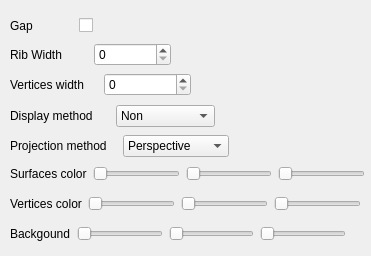
<?xml version="1.0" encoding="UTF-8"?>
<ui version="4.0">
 <class>SettingsWidget</class>
 <widget class="QWidget" name="SettingsWidget">
  <property name="geometry">
   <rect>
    <x>0</x>
    <y>0</y>
    <width>371</width>
    <height>256</height>
   </rect>
  </property>
  <property name="minimumSize">
   <size>
    <width>371</width>
    <height>256</height>
   </size>
  </property>
  <property name="maximumSize">
   <size>
    <width>371</width>
    <height>256</height>
   </size>
  </property>
  <property name="windowTitle">
   <string>Form</string>
  </property>
  <widget class="QWidget" name="layoutWidget">
   <property name="geometry">
    <rect>
     <x>10</x>
     <y>130</y>
     <width>219</width>
     <height>32</height>
    </rect>
   </property>
   <layout class="QHBoxLayout" name="horizontalLayout_5">
    <item>
     <widget class="QLabel" name="projectionMethod">
      <property name="text">
       <string>Projection method</string>
      </property>
     </widget>
    </item>
    <item>
     <widget class="QComboBox" name="projectionMethodBox">
      <item>
       <property name="text">
        <string>Perspective</string>
       </property>
      </item>
      <item>
       <property name="text">
        <string>Orthographic</string>
       </property>
      </item>
     </widget>
    </item>
   </layout>
  </widget>
  <widget class="QWidget" name="layoutWidget">
   <property name="geometry">
    <rect>
     <x>10</x>
     <y>70</y>
     <width>181</width>
     <height>29</height>
    </rect>
   </property>
   <layout class="QHBoxLayout" name="horizontalLayout_3">
    <item>
     <widget class="QLabel" name="verticesWidth">
      <property name="text">
       <string>Vertices width</string>
      </property>
     </widget>
    </item>
    <item>
     <widget class="QDoubleSpinBox" name="verticesWidthBox">
      <property name="decimals">
       <number>0</number>
      </property>
     </widget>
    </item>
   </layout>
  </widget>
  <widget class="QWidget" name="layoutWidget">
   <property name="geometry">
    <rect>
     <x>10</x>
     <y>40</y>
     <width>161</width>
     <height>29</height>
    </rect>
   </property>
   <layout class="QHBoxLayout" name="horizontalLayout_2">
    <item>
     <widget class="QLabel" name="ribWidth">
      <property name="text">
       <string>Rib Width</string>
      </property>
     </widget>
    </item>
    <item>
     <widget class="QDoubleSpinBox" name="ribWidthBox">
      <property name="decimals">
       <number>0</number>
      </property>
      <property name="maximum">
       <double>10.000000000000000</double>
      </property>
     </widget>
    </item>
   </layout>
  </widget>
  <widget class="QWidget" name="layoutWidget">
   <property name="geometry">
    <rect>
     <x>10</x>
     <y>10</y>
     <width>131</width>
     <height>32</height>
    </rect>
   </property>
   <layout class="QHBoxLayout" name="horizontalLayout">
    <item>
     <widget class="QLabel" name="gap">
      <property name="text">
       <string>Gap</string>
      </property>
     </widget>
    </item>
    <item>
     <widget class="QCheckBox" name="gapCheckBox">
      <property name="text">
       <string/>
      </property>
     </widget>
    </item>
   </layout>
  </widget>
  <widget class="QWidget" name="layoutWidget">
   <property name="geometry">
    <rect>
     <x>10</x>
     <y>100</y>
     <width>205</width>
     <height>32</height>
    </rect>
   </property>
   <layout class="QHBoxLayout" name="horizontalLayout_4">
    <item>
     <widget class="QLabel" name="displayMethod">
      <property name="text">
       <string>Display method</string>
      </property>
     </widget>
    </item>
    <item>
     <widget class="QComboBox" name="displayMethodBox">
      <item>
       <property name="text">
        <string>Non</string>
       </property>
      </item>
      <item>
       <property name="text">
        <string>Circle</string>
       </property>
      </item>
      <item>
       <property name="text">
        <string>Square</string>
       </property>
      </item>
     </widget>
    </item>
   </layout>
  </widget>
  <widget class="QWidget" name="layoutWidget">
   <property name="geometry">
    <rect>
     <x>10</x>
     <y>160</y>
     <width>355</width>
     <height>27</height>
    </rect>
   </property>
   <layout class="QHBoxLayout" name="horizontalLayout_6">
    <item>
     <widget class="QLabel" name="surfacesColor">
      <property name="text">
       <string>Surfaces color</string>
      </property>
     </widget>
    </item>
    <item>
     <widget class="QSlider" name="surfacesColorR">
      <property name="maximum">
       <number>100</number>
      </property>
      <property name="orientation">
       <enum>Qt::Orientation::Horizontal</enum>
      </property>
     </widget>
    </item>
    <item>
     <widget class="QSlider" name="surfacesColorG">
      <property name="maximum">
       <number>100</number>
      </property>
      <property name="orientation">
       <enum>Qt::Orientation::Horizontal</enum>
      </property>
     </widget>
    </item>
    <item>
     <widget class="QSlider" name="surfacesColorB">
      <property name="maximum">
       <number>100</number>
      </property>
      <property name="orientation">
       <enum>Qt::Orientation::Horizontal</enum>
      </property>
     </widget>
    </item>
   </layout>
  </widget>
  <widget class="QWidget" name="layoutWidget">
   <property name="geometry">
    <rect>
     <x>10</x>
     <y>190</y>
     <width>351</width>
     <height>27</height>
    </rect>
   </property>
   <layout class="QHBoxLayout" name="horizontalLayout_7">
    <item>
     <widget class="QLabel" name="verticesColor">
      <property name="text">
       <string>Vertices color</string>
      </property>
     </widget>
    </item>
    <item>
     <widget class="QSlider" name="verticesColorR">
      <property name="maximum">
       <number>100</number>
      </property>
      <property name="orientation">
       <enum>Qt::Orientation::Horizontal</enum>
      </property>
     </widget>
    </item>
    <item>
     <widget class="QSlider" name="verticesColorG">
      <property name="maximum">
       <number>100</number>
      </property>
      <property name="orientation">
       <enum>Qt::Orientation::Horizontal</enum>
      </property>
     </widget>
    </item>
    <item>
     <widget class="QSlider" name="verticesColorB">
      <property name="maximum">
       <number>100</number>
      </property>
      <property name="orientation">
       <enum>Qt::Orientation::Horizontal</enum>
      </property>
     </widget>
    </item>
   </layout>
  </widget>
  <widget class="QWidget" name="layoutWidget">
   <property name="geometry">
    <rect>
     <x>10</x>
     <y>220</y>
     <width>336</width>
     <height>27</height>
    </rect>
   </property>
   <layout class="QHBoxLayout" name="horizontalLayout_8">
    <item>
     <widget class="QLabel" name="background">
      <property name="text">
       <string>Backgound</string>
      </property>
     </widget>
    </item>
    <item>
     <widget class="QSlider" name="backgroundR">
      <property name="maximum">
       <number>100</number>
      </property>
      <property name="orientation">
       <enum>Qt::Orientation::Horizontal</enum>
      </property>
     </widget>
    </item>
    <item>
     <widget class="QSlider" name="backgroundG">
      <property name="maximum">
       <number>100</number>
      </property>
      <property name="orientation">
       <enum>Qt::Orientation::Horizontal</enum>
      </property>
     </widget>
    </item>
    <item>
     <widget class="QSlider" name="backgroundB">
      <property name="maximum">
       <number>100</number>
      </property>
      <property name="orientation">
       <enum>Qt::Orientation::Horizontal</enum>
      </property>
     </widget>
    </item>
   </layout>
  </widget>
 </widget>
 <resources/>
 <connections/>
</ui>
